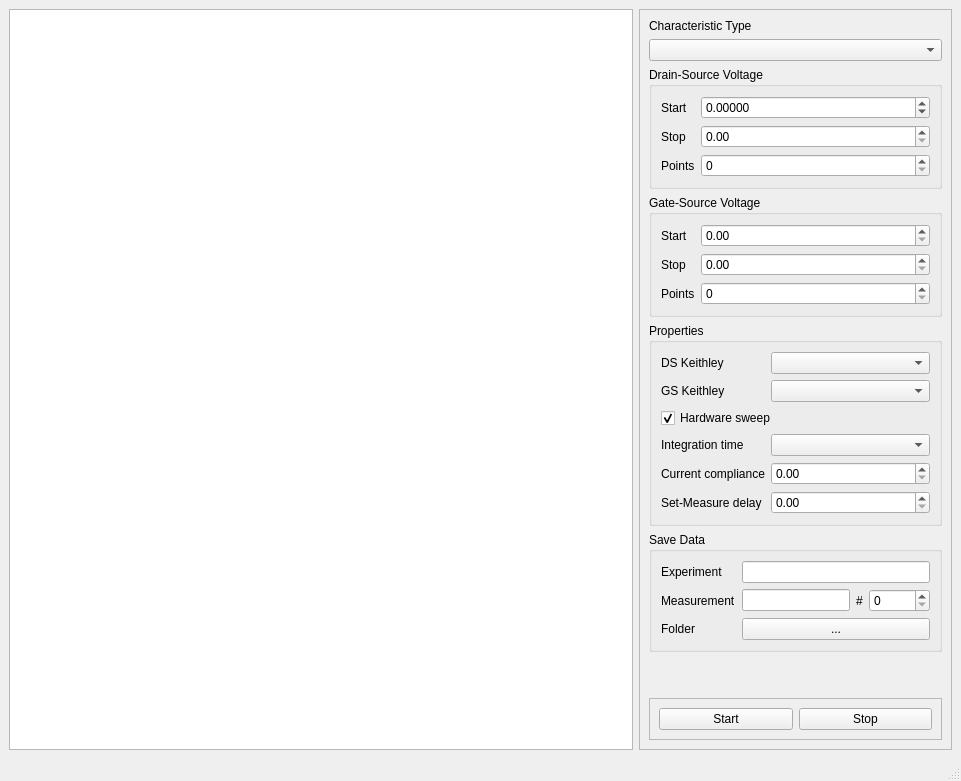
<?xml version="1.0" encoding="UTF-8"?>
<ui version="4.0">
 <class>MainWindow</class>
 <widget class="QMainWindow" name="MainWindow">
  <property name="geometry">
   <rect>
    <x>0</x>
    <y>0</y>
    <width>961</width>
    <height>745</height>
   </rect>
  </property>
  <property name="windowTitle">
   <string>MainWindow</string>
  </property>
  <widget class="QWidget" name="centralwidget">
   <layout class="QGridLayout" name="gridLayout_3">
    <item row="0" column="0">
     <widget class="GraphicsLayoutWidget" name="ui_plot"/>
    </item>
    <item row="0" column="1" alignment="Qt::AlignRight">
     <widget class="QFrame" name="frame">
      <property name="sizePolicy">
       <sizepolicy hsizetype="Minimum" vsizetype="Minimum">
        <horstretch>0</horstretch>
        <verstretch>0</verstretch>
       </sizepolicy>
      </property>
      <property name="frameShape">
       <enum>QFrame::StyledPanel</enum>
      </property>
      <property name="frameShadow">
       <enum>QFrame::Raised</enum>
      </property>
      <layout class="QVBoxLayout" name="verticalLayout">
       <item>
        <widget class="QLabel" name="label_7">
         <property name="text">
          <string>Characteristic Type</string>
         </property>
        </widget>
       </item>
       <item>
        <widget class="QComboBox" name="ui_measurement_type"/>
       </item>
       <item>
        <widget class="QGroupBox" name="groupBox">
         <property name="title">
          <string>Drain-Source Voltage</string>
         </property>
         <layout class="QGridLayout" name="gridLayout">
          <item row="1" column="0">
           <widget class="QLabel" name="label">
            <property name="text">
             <string>Start</string>
            </property>
           </widget>
          </item>
          <item row="2" column="0">
           <widget class="QLabel" name="label_2">
            <property name="text">
             <string>Stop</string>
            </property>
           </widget>
          </item>
          <item row="3" column="0">
           <widget class="QLabel" name="label_3">
            <property name="text">
             <string>Points</string>
            </property>
           </widget>
          </item>
          <item row="1" column="1">
           <widget class="QDoubleSpinBox" name="ui_ds_start">
            <property name="sizePolicy">
             <sizepolicy hsizetype="Expanding" vsizetype="Fixed">
              <horstretch>0</horstretch>
              <verstretch>0</verstretch>
             </sizepolicy>
            </property>
            <property name="decimals">
             <number>5</number>
            </property>
            <property name="minimum">
             <double>-50.000000000000000</double>
            </property>
            <property name="maximum">
             <double>50.000000000000000</double>
            </property>
           </widget>
          </item>
          <item row="2" column="1">
           <widget class="QDoubleSpinBox" name="ui_ds_stop">
            <property name="sizePolicy">
             <sizepolicy hsizetype="Expanding" vsizetype="Fixed">
              <horstretch>0</horstretch>
              <verstretch>0</verstretch>
             </sizepolicy>
            </property>
           </widget>
          </item>
          <item row="3" column="1">
           <widget class="QSpinBox" name="ui_ds_points">
            <property name="sizePolicy">
             <sizepolicy hsizetype="Expanding" vsizetype="Fixed">
              <horstretch>0</horstretch>
              <verstretch>0</verstretch>
             </sizepolicy>
            </property>
           </widget>
          </item>
         </layout>
        </widget>
       </item>
       <item>
        <widget class="QGroupBox" name="groupBox_3">
         <property name="title">
          <string>Gate-Source Voltage</string>
         </property>
         <layout class="QGridLayout" name="gridLayout_2">
          <item row="0" column="0">
           <widget class="QLabel" name="label_4">
            <property name="text">
             <string>Start</string>
            </property>
           </widget>
          </item>
          <item row="1" column="0">
           <widget class="QLabel" name="label_5">
            <property name="text">
             <string>Stop</string>
            </property>
           </widget>
          </item>
          <item row="2" column="0">
           <widget class="QLabel" name="label_6">
            <property name="text">
             <string>Points</string>
            </property>
           </widget>
          </item>
          <item row="0" column="1">
           <widget class="QDoubleSpinBox" name="ui_gs_start">
            <property name="sizePolicy">
             <sizepolicy hsizetype="Expanding" vsizetype="Fixed">
              <horstretch>0</horstretch>
              <verstretch>0</verstretch>
             </sizepolicy>
            </property>
           </widget>
          </item>
          <item row="1" column="1">
           <widget class="QDoubleSpinBox" name="ui_gs_stop">
            <property name="sizePolicy">
             <sizepolicy hsizetype="Expanding" vsizetype="Fixed">
              <horstretch>0</horstretch>
              <verstretch>0</verstretch>
             </sizepolicy>
            </property>
           </widget>
          </item>
          <item row="2" column="1">
           <widget class="QSpinBox" name="ui_gs_points">
            <property name="sizePolicy">
             <sizepolicy hsizetype="Expanding" vsizetype="Fixed">
              <horstretch>0</horstretch>
              <verstretch>0</verstretch>
             </sizepolicy>
            </property>
           </widget>
          </item>
         </layout>
        </widget>
       </item>
       <item>
        <widget class="QGroupBox" name="groupBox_4">
         <property name="sizePolicy">
          <sizepolicy hsizetype="Minimum" vsizetype="Minimum">
           <horstretch>0</horstretch>
           <verstretch>0</verstretch>
          </sizepolicy>
         </property>
         <property name="title">
          <string>Properties</string>
         </property>
         <layout class="QGridLayout" name="gridLayout_5">
          <item row="0" column="0">
           <widget class="QLabel" name="label_8">
            <property name="text">
             <string>DS Keithley</string>
            </property>
           </widget>
          </item>
          <item row="0" column="1">
           <widget class="QComboBox" name="ui_ds_resource">
            <property name="sizePolicy">
             <sizepolicy hsizetype="Expanding" vsizetype="Fixed">
              <horstretch>0</horstretch>
              <verstretch>0</verstretch>
             </sizepolicy>
            </property>
           </widget>
          </item>
          <item row="1" column="0">
           <widget class="QLabel" name="label_9">
            <property name="text">
             <string>GS Keithley</string>
            </property>
           </widget>
          </item>
          <item row="1" column="1">
           <widget class="QComboBox" name="ui_gs_resource">
            <property name="sizePolicy">
             <sizepolicy hsizetype="Expanding" vsizetype="Fixed">
              <horstretch>0</horstretch>
              <verstretch>0</verstretch>
             </sizepolicy>
            </property>
           </widget>
          </item>
          <item row="2" column="0" colspan="2">
           <widget class="QCheckBox" name="ui_hardware_sweep">
            <property name="text">
             <string>Hardware sweep</string>
            </property>
            <property name="checked">
             <bool>true</bool>
            </property>
           </widget>
          </item>
          <item row="3" column="0">
           <widget class="QLabel" name="label_10">
            <property name="text">
             <string>Integration time</string>
            </property>
           </widget>
          </item>
          <item row="3" column="1">
           <widget class="QComboBox" name="ui_integration_time">
            <property name="sizePolicy">
             <sizepolicy hsizetype="Expanding" vsizetype="Fixed">
              <horstretch>0</horstretch>
              <verstretch>0</verstretch>
             </sizepolicy>
            </property>
           </widget>
          </item>
          <item row="4" column="0">
           <widget class="QLabel" name="label_11">
            <property name="text">
             <string>Current compliance</string>
            </property>
           </widget>
          </item>
          <item row="5" column="0">
           <widget class="QLabel" name="label_15">
            <property name="text">
             <string>Set-Measure delay</string>
            </property>
           </widget>
          </item>
          <item row="4" column="1">
           <widget class="QDoubleSpinBox" name="ui_current_compliance">
            <property name="sizePolicy">
             <sizepolicy hsizetype="Expanding" vsizetype="Fixed">
              <horstretch>0</horstretch>
              <verstretch>0</verstretch>
             </sizepolicy>
            </property>
           </widget>
          </item>
          <item row="5" column="1">
           <widget class="QDoubleSpinBox" name="ui_set_meas_delay"/>
          </item>
         </layout>
        </widget>
       </item>
       <item>
        <widget class="QGroupBox" name="groupBox_2">
         <property name="sizePolicy">
          <sizepolicy hsizetype="Minimum" vsizetype="Minimum">
           <horstretch>0</horstretch>
           <verstretch>0</verstretch>
          </sizepolicy>
         </property>
         <property name="title">
          <string>Save Data</string>
         </property>
         <layout class="QGridLayout" name="gridLayout_4">
          <item row="0" column="0">
           <widget class="QLabel" name="label_12">
            <property name="text">
             <string>Experiment</string>
            </property>
           </widget>
          </item>
          <item row="2" column="0">
           <widget class="QLabel" name="label_14">
            <property name="text">
             <string>Folder</string>
            </property>
           </widget>
          </item>
          <item row="1" column="1">
           <widget class="QLineEdit" name="ui_measurementName"/>
          </item>
          <item row="1" column="0">
           <widget class="QLabel" name="label_13">
            <property name="text">
             <string>Measurement</string>
            </property>
           </widget>
          </item>
          <item row="1" column="2">
           <widget class="QLabel" name="label_17">
            <property name="text">
             <string>#</string>
            </property>
           </widget>
          </item>
          <item row="1" column="3">
           <widget class="QSpinBox" name="ui_measurementCount">
            <property name="maximum">
             <number>99999</number>
            </property>
           </widget>
          </item>
          <item row="0" column="1" colspan="3">
           <widget class="QLineEdit" name="ui_experimentName"/>
          </item>
          <item row="2" column="1" colspan="3">
           <widget class="QPushButton" name="folderBrowseButton">
            <property name="text">
             <string>...</string>
            </property>
           </widget>
          </item>
         </layout>
        </widget>
       </item>
       <item>
        <spacer name="verticalSpacer">
         <property name="orientation">
          <enum>Qt::Vertical</enum>
         </property>
         <property name="sizeHint" stdset="0">
          <size>
           <width>20</width>
           <height>40</height>
          </size>
         </property>
        </spacer>
       </item>
       <item>
        <widget class="QFrame" name="frame_2">
         <property name="frameShape">
          <enum>QFrame::StyledPanel</enum>
         </property>
         <property name="frameShadow">
          <enum>QFrame::Raised</enum>
         </property>
         <layout class="QHBoxLayout" name="horizontalLayout">
          <item>
           <widget class="QPushButton" name="startButton">
            <property name="text">
             <string>Start</string>
            </property>
           </widget>
          </item>
          <item>
           <widget class="QPushButton" name="stopButton">
            <property name="text">
             <string>Stop</string>
            </property>
           </widget>
          </item>
         </layout>
        </widget>
       </item>
      </layout>
     </widget>
    </item>
   </layout>
  </widget>
  <widget class="QMenuBar" name="menubar">
   <property name="geometry">
    <rect>
     <x>0</x>
     <y>0</y>
     <width>961</width>
     <height>21</height>
    </rect>
   </property>
  </widget>
  <widget class="QStatusBar" name="statusbar"/>
 </widget>
 <customwidgets>
  <customwidget>
   <class>GraphicsLayoutWidget</class>
   <extends>QGraphicsView</extends>
   <header>pyqtgraph</header>
  </customwidget>
 </customwidgets>
 <resources/>
 <connections/>
</ui>
